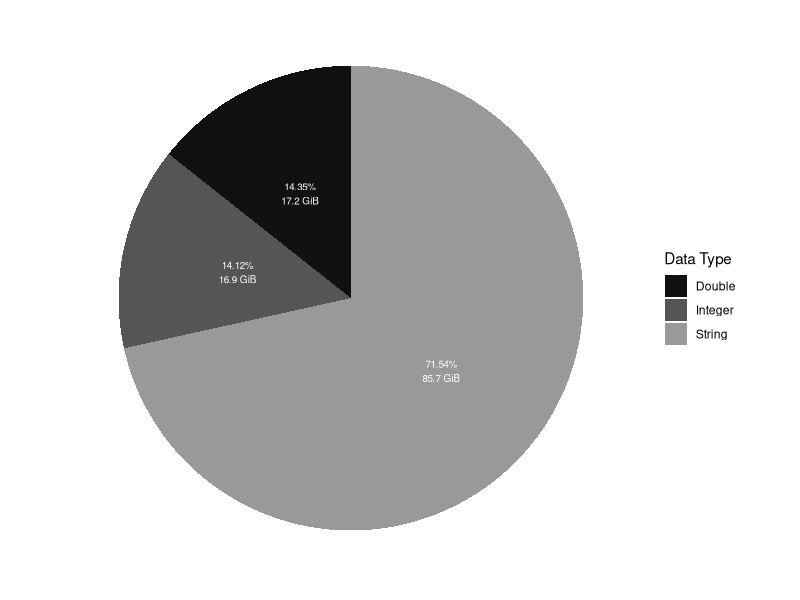
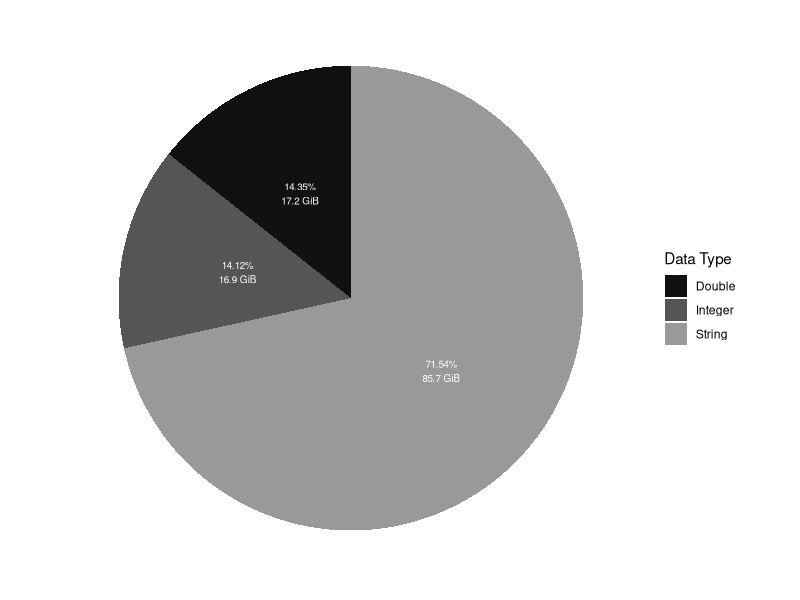

Generate these figures, in order, with R:
library(ggplot2)
library(sqldf)
library(Cairo)
library(stringr)
library(scales)

df <- data.frame(
  type = c("Integer", "Double", "String"),
  size = c(17319, 17600, 87756),
  pos = c(1, 2, 3)
  )
bp <- ggplot(df, aes(x="", y=size, fill=type))+
geom_bar(width = 1, stat = "identity")
pie <- bp + coord_polar("y", start=0)
pie <- pie + theme_classic() +
    geom_text(aes(y = size, label = paste0(percent(size/122675),"\n",round(size/1024,1)," GiB")), size= 2.5, label.size = 0, color="white", fill="white", position = position_stack(vjust= 0.5)) +
    theme(axis.line = element_blank(),
          axis.text = element_blank(),
          axis.ticks = element_blank(),
          plot.title = element_blank(),
          legend.title = element_text()) +
    labs(x = NULL, y = NULL, fill="Data Type") +
    scale_fill_manual(values=c( "#111111","#555555","#999999")) +
    theme(
        panel.grid.major = element_blank(),
        panel.grid.minor = element_blank(),
        panel.background = element_rect(fill = "transparent",colour = NA),
        plot.background = element_rect(fill = "transparent",colour = NA)
        )
gg <- pie
CairoPDF("../../../../text/img/DatasetDistribution.pdf", width = 5.5, height =3, bg="transparent")
print(gg)
dev.off()
plot(gg)
